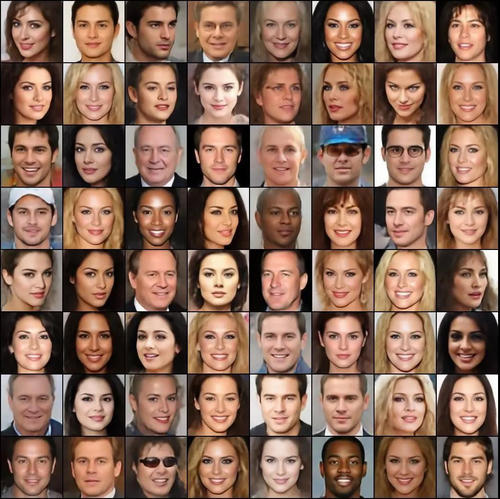
#> input picture deep_img/face.jpg, 500 x 499 px
$ jupyter execute --allow-errors main.ipynb
#> lines starting #> are read from the running program, lines starting #| are printed output that depends on the picture
### net.py
import cv2
import numpy as np
from module import Module, ModuleList
from conv import Conv2d
from pooling import MaxPooling2d
from activation import Softmax, PRelu
from mtcnn import caffe_pb2 as pb
from utils import fill_relu, fill_conv, fill_linear
from linear import Linear


class CaffeLoader(Module):
    def __init__(self, path):
        super(CaffeLoader, self).__init__('CaffeLoader')
        self.path = path

    # [17 lines left out: function load, not called in this run]


class PNet(Module):
    def __init__(self, path):
        super(PNet, self).__init__('PNet')
        self.backbone = ModuleList(
            Conv2d(3, 10, 3),
            PRelu(10),
            MaxPooling2d(),
            Conv2d(10, 16, 3),
            PRelu(16),
            Conv2d(16, 32, 3),
            PRelu(32)
        )
        self.confidence = Conv2d(32, 2, 1)
        self.softmax = Softmax()
        self.bbox = Conv2d(32, 4, 1)

        self.caffe_loader = CaffeLoader(path)
        self.layer_name = ['conv1', 'PReLU1', 'pool1', 'conv2', 'PReLU2', 'conv3', 'PReLU3']
        self.caffe_loader.load(
            *list(zip(self.layer_name, self.backbone.modules())),
            *list(zip(['conv4-1', 'conv4-2'], [self.confidence, self.bbox]))
        )

    # [5 lines left out: function forward, not called in this run]


class RNet(Module):
    # [16 lines left out: function __init__, not called in this run]

### main.ipynb
[cell 1]
import net
import cv2
from matplotlib import pyplot as plt
import utils
import numpy as np

用my.jpg做测试

#> (a cell that did not finish here is left out)

读取图片，并做归一化处理

[cell 3]
image = cv2.imread('deep_img/face.jpg')  # BGR
#> image is the input picture: shape (499, 500, 3); mean B, G, R 87, 103.7, 136
image = image[..., ::-1]  # RGB
print(image.shape)
#| (499, 500, 3)
# 归一化
input_image = (image - 127.5) * 0.0078125
input_image = cv2.resize(input_image, (150, 150))
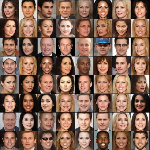
#> input_image: shape (150, 150, 3) float64; mean R, G, B 0.0705, -0.182, -0.313; drawn with min black and max white
print(input_image.shape)
#| (150, 150, 3)
scale = input_image.shape[0] / image.shape[0]
#> scale = 0.301
input_image = input_image.transpose(2, 1, 0)[None]
input_image.shape
#> Out = (1, 3, 150, 150)

用PNet网络对图片进行处理，找出建议框

#> (a cell that did not finish here is left out)
